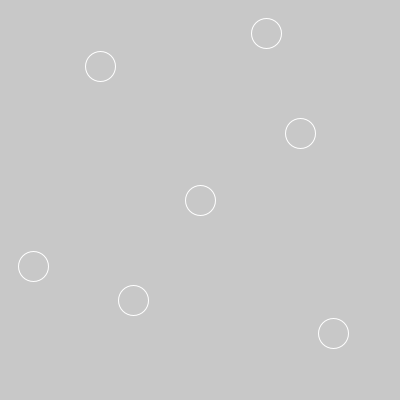
Frame 1 (no input)
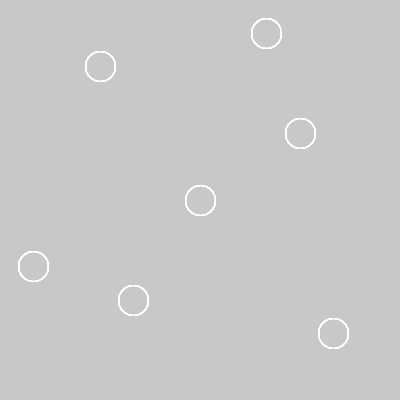
Frame 60 (the mouse pressed at the canvas centre just before this capture)
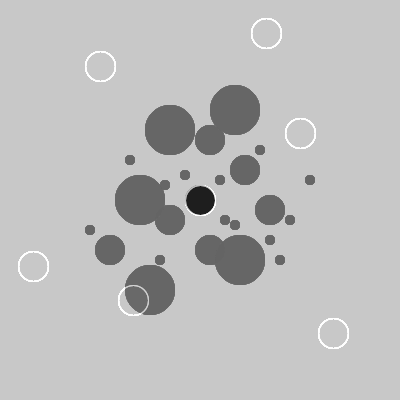
Frame 120 (the mouse held since frame 60 and released just before this capture)

The Processing sketch that drew these frames (run headless with seeded random() and noise(); from frame 60 on, the mouse is pressed at the canvas centre):

// Processing sketch: processing_40707
// ── processing_40707.pde

void setup (){
size (400,400);
background(200);
smooth();
}

void draw(){

noStroke();
fill(200,2);
rect(0,0,width,height);

stroke(255);
ellipse(width*3/12,height*2/12,30,30);
ellipse(width*8/12,height*1/12,30,30);
ellipse(width*9/12,height*4/12,30,30);
ellipse(width*6/12,height*6/12,30,30);
ellipse(width*1/12,height*8/12,30,30);
ellipse(width*4/12,height*9/12,30,30);
ellipse(width*10/12,height*10/12,30,30);


if(mousePressed){
noStroke();
fill(20,70);
ellipse(mouseX,mouseY,30,30);
fill(100,70);
ellipse(mouseX+70,mouseY+10,30,30);
ellipse(mouseX+10,mouseY+50,30,30);
ellipse(mouseX+35,mouseY+25,10,10);
ellipse(mouseX-40,mouseY+60,10,10);
ellipse(mouseX-30,mouseY+20,30,30);
ellipse(mouseX-60,mouseY,50,50);
ellipse(mouseX-35,mouseY-15,10,10);
ellipse(mouseX-70,mouseY-40,10,10);
ellipse(mouseX-15,mouseY-25,10,10);
ellipse(mouseX-30,mouseY-70,50,50);
ellipse(mouseX+35,mouseY-90,50,50);
ellipse(mouseX+45,mouseY-30,30,30);
ellipse(mouseX+60,mouseY-50,10,10);
ellipse(mouseX+20,mouseY-20,10,10);
ellipse(mouseX+10,mouseY-60,30,30);
ellipse(mouseX+25,mouseY+20,10,10);
ellipse(mouseX+40,mouseY+60,50,50);
ellipse(mouseX+80,mouseY+60,10,10);
ellipse(mouseX+70,mouseY+40,10,10);
ellipse(mouseX+90,mouseY+20,10,10);
ellipse(mouseX+110,mouseY-20,10,10);
ellipse(mouseX-110,mouseY+30,10,10);
ellipse(mouseX-90,mouseY+50,30,30);
ellipse(mouseX-50,mouseY+90,50,50);

}
}								
